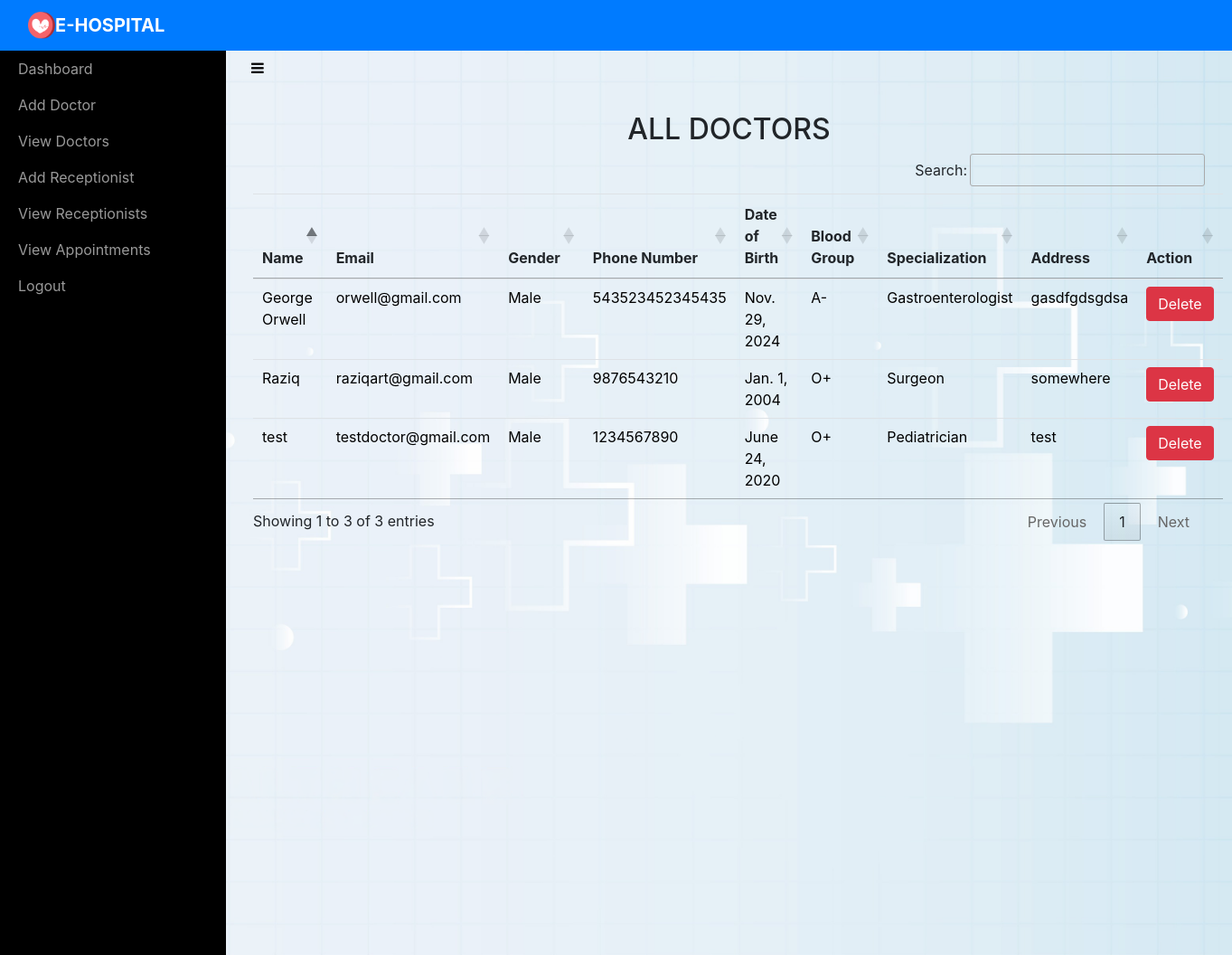
The page /adminviewDoctor/ (signed in) on the database its author committed.
### sitehandler/models.py (models this page shows, shortened)
class Doctor(models.Model):
	name = models.CharField(max_length=50)
	email = models.EmailField(unique=True)
	password = models.CharField(max_length=16)
	gender = models.CharField(max_length=10)
	phonenumber = models.CharField(max_length=10)
	address = models.CharField(max_length=100)
	birthdate = models.DateField()
	bloodgroup = models.CharField(max_length=5)
	specialization = models.CharField(max_length=50)

### sitehandler/views.py (the view)
# urls.py: path('adminviewDoctor/',adminviewDoctor,name='adminviewDoctor'),
def adminviewDoctor(request):
	if not request.user.is_staff:
		return redirect('login_admin')
	doc = Doctor.objects.all()
	d = { 'doc' : doc }
	return render(request,'adminviewDoctors.html',d)

### sitehandler/templates/adminviewDoctors.html (shortened to what this page needs)
<!DOCTYPE html>
<html>
<head>
    {% include 'include.html' %}
    {% load static %}
    <link rel="stylesheet" type="text/css" href="https://cdn.datatables.net/1.10.21/css/jquery.dataTables.min.css">
    <link rel="stylesheet" type="text/css" href="https://cdn.datatables.net/buttons/1.6.2/css/buttons.dataTables.min.css">
</head>
<body >
    {% include 'adminnav.html' %}
    <div id="wrapper" style="
    background-image: url(&quot;{% static 'img/star-sky.png' %}&quot;);
    height: 1000px;
    background-size: cover;
    position: relative;
    ">
        {% include 'admin_include.html'%}
        <div class="page-content-wrapper">
            <div class="container-fluid"><a class="btn btn-link" role="button" id="menu-toggle" href="#menu-toggle"><i class="fa fa-bars" style="color: black;"></i></a>
                <h2 class="text-center">ALL DOCTORS</h2>
                <section id="team" class="pb-5">
                    <div class="container">
                       <table class="table" id="example">
                            <thead>
                                <tr>
                                    <th>Name</th>
                                    <th>Email</th>
                                    <th>Gender</th>
                                    <th>Phone Number</th>
                                    <th>Date of Birth</th>
                                    <th>Blood Group</th>
                                    <th>Specialization</th>
                                    <th>Address</th>
                                    <th>Action</th>
                                </tr>
                            </thead>
                            <tbody>
                                {% for i in doc %}
                                <tr style="color: black;">
                                    <td>{{ i.name }}</td>
                                    <td>{{ i.email }}</td>
                                    <td>{{ i.gender }}</td>
                                    <td>{{ i.phonenumber }}</td>
                                    <td>{{ i.birthdate }}</td>
                                    <td>{{ i.bloodgroup }}</td>
                                    <td>{{ i.specialization }}</td>
                                    <td>{{ i.address }}</td>
                                    <td><a href="{% url 'admin_delete_doctor' i.id i.email %}" onclick="return confirm('Are you sure you want to delete?')" class="btn btn-danger">Delete</a></td>
                                </tr>
                                {% endfor %}
                            </tbody>
                        </table>
                    </div>
                </section>
            </div>
        </div>
    </div>
</body>
</html>

### sitehandler/static/css/Sidebar-Menu-1.css (style rules this page uses)
body { overflow-x: hidden; }
#wrapper { padding-left: 0; -webkit-transition: all 0.5s ease; -moz-transition: all 0.5s ease; -o-transition: all 0.5s ease; transition: all 0.5s ease; }
@media (min-width:768px) { #wrapper { padding-left: 250px; } }

### sitehandler/static/css/Sidebar-Menu.css (style rules this page uses)
#wrapper { padding-left: 0; -webkit-transition: all 0.5s ease; -moz-transition: all 0.5s ease; -o-transition: all 0.5s ease; transition: all 0.5s ease; }
@media (min-width:768px) { #wrapper { padding-left: 250px; } }

### sitehandler/static/css/styles.css (style rules this page uses)
.text-center { margin-top: 30px; }

### rows shown on the page
Doctor: name "test", email "testdoctor@gmail.com", gender "Male", phonenumber "1234567890", birthdate "June 24, 2020", bloodgroup "O+", specialization "Pediatrician", address "test"
Doctor: name "Raziq", email "raziqart@gmail.com", gender "Male", phonenumber "9876543210", birthdate "Jan. 1, 2004", bloodgroup "O+", specialization "Surgeon", address "somewhere"
Doctor: name "George Orwell", email "orwell@gmail.com", gender "Male", phonenumber "543523452345435", birthdate "Nov. 29, 2024", bloodgroup "A-", specialization "Gastroenterologist", address "gasdfgdsgdsa"
